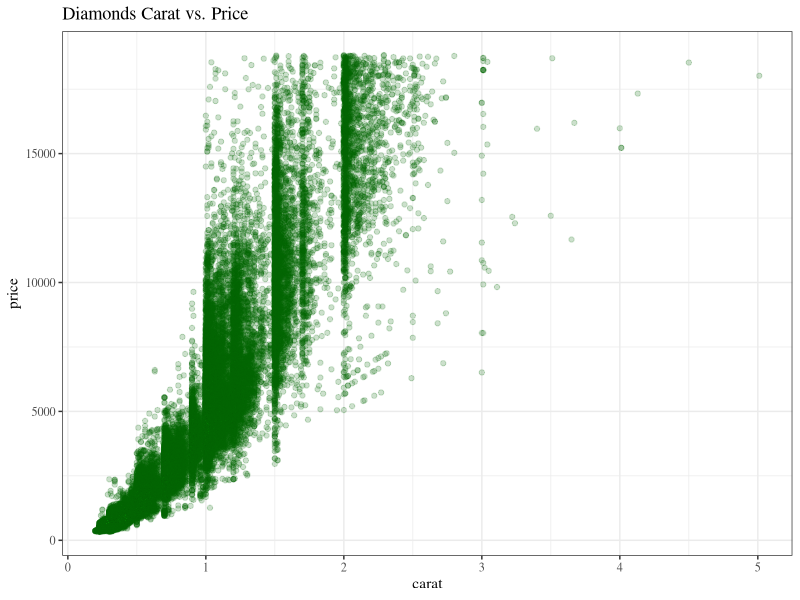

R code for this plot:
## ---- chunk 1
library(tidyverse)
## ---- chunk 2
diamonds %>% 
  ggplot(aes(carat, price)) +
  geom_point(color = "darkgreen", alpha = 0.2) +
  theme_bw() +
  labs(title = "Diamonds Carat vs. Price") +
  theme(axis.title = element_text(family = "Times"),
        title = element_text(family = "Times"),
        axis.text = element_text(family = "Times"))
